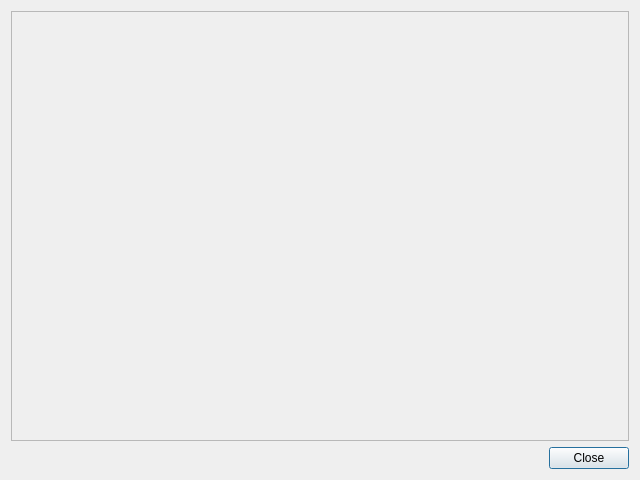
<?xml version="1.0" encoding="UTF-8"?>
<ui version="4.0">
 <class>CDbOwnModelSetDialog</class>
 <widget class="QDialog" name="CDbOwnModelSetDialog">
  <property name="geometry">
   <rect>
    <x>0</x>
    <y>0</y>
    <width>640</width>
    <height>480</height>
   </rect>
  </property>
  <property name="windowTitle">
   <string>Own model set dialog</string>
  </property>
  <layout class="QVBoxLayout" name="vl_OwnModelSetDialog">
   <item>
    <widget class="BlackGui::Components::CDbOwnModelSetComponent" name="comp_OwnModelSet">
     <property name="frameShape">
      <enum>QFrame::StyledPanel</enum>
     </property>
     <property name="frameShadow">
      <enum>QFrame::Raised</enum>
     </property>
    </widget>
   </item>
   <item>
    <widget class="QDialogButtonBox" name="bb_OwnModelSetDialog">
     <property name="orientation">
      <enum>Qt::Horizontal</enum>
     </property>
     <property name="standardButtons">
      <set>QDialogButtonBox::Close</set>
     </property>
    </widget>
   </item>
  </layout>
 </widget>
 <customwidgets>
  <customwidget>
   <class>BlackGui::Components::CDbOwnModelSetComponent</class>
   <extends>QFrame</extends>
   <header>blackgui/components/dbownmodelsetcomponent.h</header>
   <container>1</container>
  </customwidget>
 </customwidgets>
 <resources/>
 <connections>
  <connection>
   <sender>bb_OwnModelSetDialog</sender>
   <signal>accepted()</signal>
   <receiver>CDbOwnModelSetDialog</receiver>
   <slot>accept()</slot>
   <hints>
    <hint type="sourcelabel">
     <x>248</x>
     <y>254</y>
    </hint>
    <hint type="destinationlabel">
     <x>157</x>
     <y>274</y>
    </hint>
   </hints>
  </connection>
  <connection>
   <sender>bb_OwnModelSetDialog</sender>
   <signal>rejected()</signal>
   <receiver>CDbOwnModelSetDialog</receiver>
   <slot>reject()</slot>
   <hints>
    <hint type="sourcelabel">
     <x>316</x>
     <y>260</y>
    </hint>
    <hint type="destinationlabel">
     <x>286</x>
     <y>274</y>
    </hint>
   </hints>
  </connection>
 </connections>
</ui>
